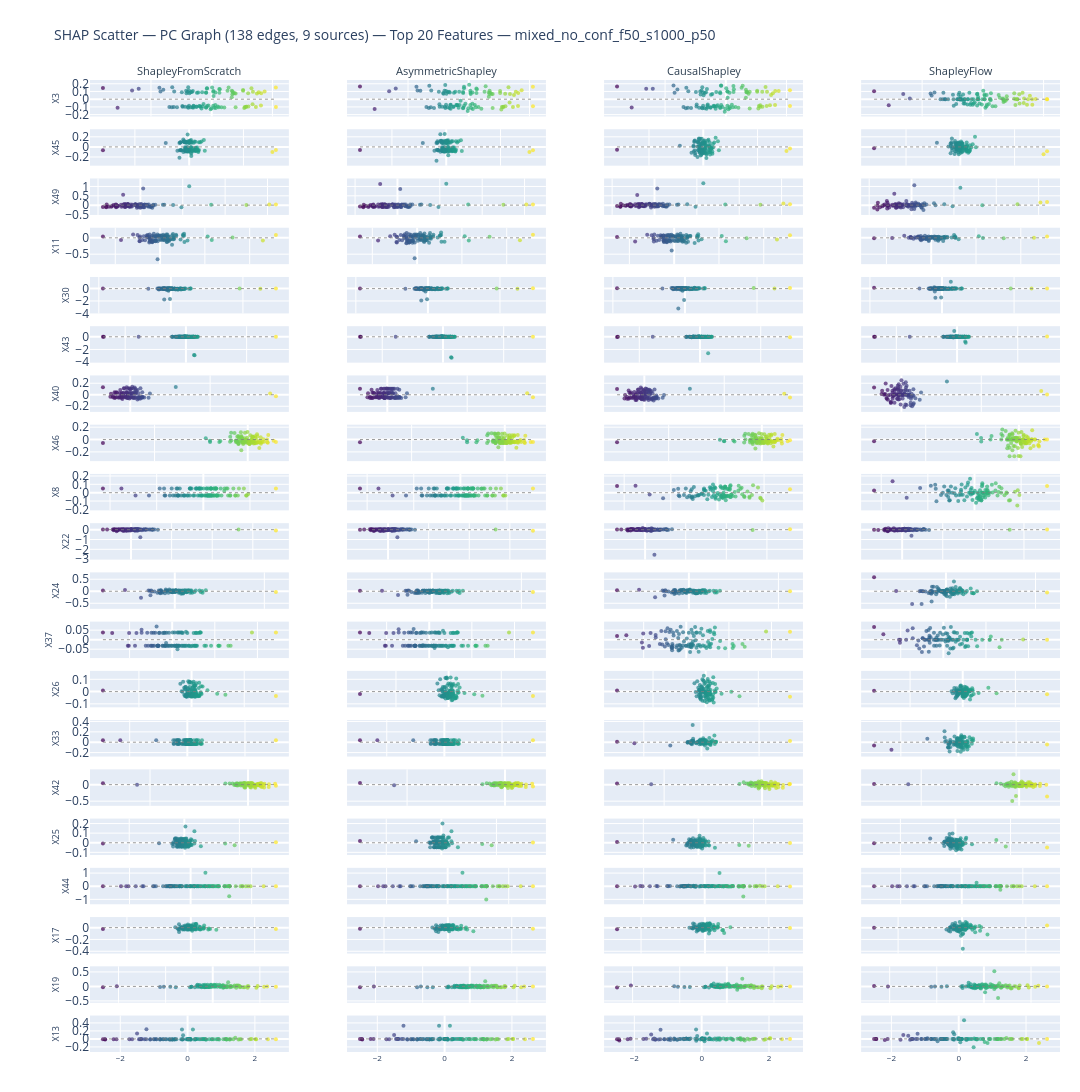

Source (notebook cell):
### Markdown cell above
## 5. Individual SHAP Scatter Plots — PC Graph

Grid: **rows** = top-N features  ·  **columns** = [Scratch, Asymmetric, Causal, ShapleyFlow]  
Each cell: SHAP value (y) vs. feature value x (x) for all test instances.  
Y-axis scale is **shared within each row** so magnitudes are comparable across methods.

### Code cell
def make_shap_scatter_figure(
    methods:        list,   # ordered list of display names to use as columns
    col_labels:     list,   # short column header for each method
    feature_idx:    list,   # feature indices (rows)
    feature_labels: list,   # feature name for each row
    x_test:         np.ndarray,
    shap_data:      dict,
    title:          str,
    colors:         dict,
) -> go.Figure:
    """
    Build an (n_features × n_methods) scatter grid.
    Each cell: feature_value (x) vs SHAP_value (y).
    Y-axis is shared within each row.
    """
    n_rows = len(feature_idx)
    n_cols = len(methods)

    # ── Adaptive spacing ──────────────────────────────────────────────────
    # vertical_spacing is a fraction of total figure height.
    # With n_rows subplots the gaps consume  v * (n_rows - 1)  of that height.
    # Keep that budget ≤ 25 % of total so the actual subplots have room.
    # Formula: v = 0.25 / (n_rows - 1)  clamped to [0.005, 0.06]
    vertical_spacing   = max(0.005, min(0.06, 0.25 / max(n_rows - 1, 1)))
    horizontal_spacing = 0.06

    # Cell height scales so the total figure stays around 3 000 px.
    cell_h = max(120, 3000 // n_rows)

    # Column headers only in the top row; blank elsewhere
    subplot_titles = []
    for ri in range(n_rows):
        for ci in range(n_cols):
            subplot_titles.append(col_labels[ci] if ri == 0 else "")

    fig = make_subplots(
        rows=n_rows, cols=n_cols,
        subplot_titles=subplot_titles,
        shared_xaxes=False,
        shared_yaxes="rows",      # share y-scale within each feature row
        vertical_spacing=vertical_spacing,
        horizontal_spacing=horizontal_spacing,
    )

    # Style the column-header annotations produced by make_subplots
    for ann in fig.layout.annotations:
        if ann.text:
            ann.update(font=dict(size=11, color="#2c3e50"))

    for ri, (fi, feat) in enumerate(zip(feature_idx, feature_labels)):
        x_vals = x_test[:, fi]

        for ci, method in enumerate(methods):
            if method not in shap_data:
                continue
            shap_vals = shap_data[method][:, fi]

            fig.add_trace(
                go.Scatter(
                    x=x_vals,
                    y=shap_vals,
                    mode="markers",
                    marker=dict(
                        size=4,
                        color=x_vals,
                        colorscale="Viridis",
                        showscale=False,
                        opacity=0.7,
                        line=dict(width=0),
                    ),
                    name=method,
                    showlegend=False,
                    hovertemplate=(
                        f"<b>{feat}</b> — {method}<br>"
                        "x = %{x:.3f}<br>SHAP = %{y:.4f}<extra></extra>"
                    ),
                ),
                row=ri + 1, col=ci + 1,
            )

            # Zero-reference line
            x_range = [float(x_vals.min()), float(x_vals.max())]
            fig.add_trace(
                go.Scatter(
                    x=x_range, y=[0, 0],
                    mode="lines",
                    line=dict(color="gray", width=0.8, dash="dot"),
                    showlegend=False,
                    hoverinfo="skip",
                ),
                row=ri + 1, col=ci + 1,
            )

        # Feature name as y-axis label on the first column only
        fig.update_yaxes(
            title_text=feat,
            title_font=dict(size=9),
            title_standoff=4,
            row=ri + 1, col=1,
        )
        # Remove x-axis tick labels except on the last row to reduce clutter
        for ci in range(1, n_cols + 1):
            fig.update_xaxes(
                showticklabels=(ri == n_rows - 1),
                tickfont=dict(size=8),
                row=ri + 1, col=ci,
            )

    fig.update_layout(
        title=dict(text=title, font=dict(size=14)),
        height=cell_h * n_rows + 80,
        width=240 * n_cols + 120,
        margin=dict(l=90, r=20, t=80, b=40),
    )
    return fig


# ── Column metadata ───────────────────────────────────────────────────────
PC_SCATTER_METHODS = [
    "Scratch",
    "Asymmetric (PC)",
    "Causal (PC)",
    "Flow (PC)",
]
COL_LABELS = ["ShapleyFromScratch", "AsymmetricShapley", "CausalShapley", "ShapleyFlow"]

fig_scatter_pc = make_shap_scatter_figure(
    methods        = PC_SCATTER_METHODS,
    col_labels     = COL_LABELS,
    feature_idx    = scratch_rank.tolist(),
    feature_labels = top_features,
    x_test         = x_test,
    shap_data      = shap_data,
    title          = (
        f"SHAP Scatter — PC Graph ({pc_edges} edges, {pc_sources} sources) — "
        f"Top {N_TOP_FEATURES} Features — {DATASET}"
    ),
    colors         = METHOD_COLORS,
)
fig_scatter_pc.show()
